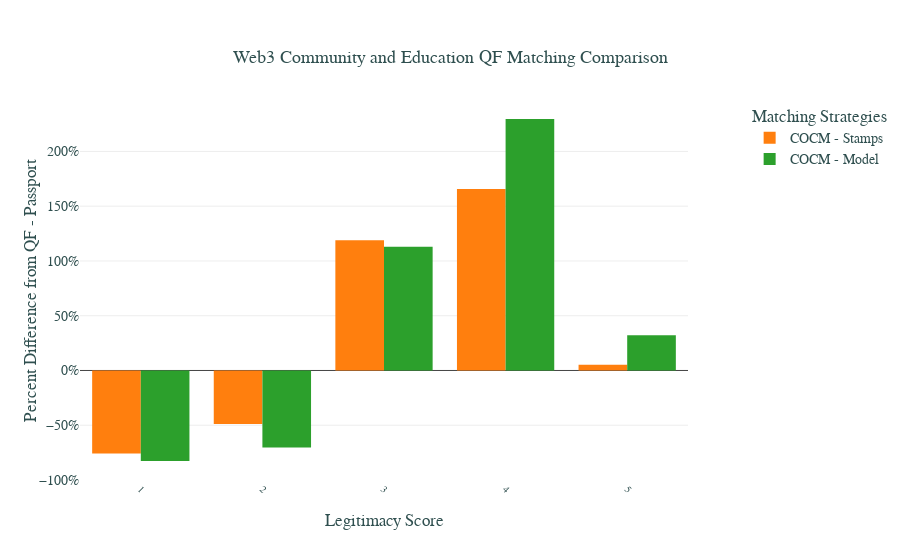

Notebook cell for this chart:
### Code cell
# Define your groups as lists of strategies
strategies_to_compare = ['Qf_filtered_votes_round', 'COCM_filtered_votes_round', 'COCM_eth_model_votes']

# Use the function to filter data and plot graph for each group
result_df, percent_difference_fig = generate_percent_difference_bargraph(matching_df_joined, strategies_to_compare)
percent_difference_fig.show()
result_df.head(10)

### Figure 1 — Plotly figure (JSON) as saved in the notebook; plotly's stock layout.template omitted (floating-point values rounded to 4 significant figures)
{"data": [{"hovertext": [1, 2, 3, 4, 5], "marker": {"color": "#ff7f0e"}, "name": "COCM - Stamps", "type": "bar", "x": [1, 2, 3, 4, 5], "y": [-75.8, -48.89, 118.8, 165.7, 5.23]}, {"hovertext": [1, 2, 3, 4, 5], "marker": {"color": "#2ca02c"}, "name": "COCM - Model", "type": "bar", "x": [1, 2, 3, 4, 5], "y": [-82.66, -70.25, 112.9, 229.6, 32.26]}], "layout": {"font": {"color": "DarkSlateGrey", "family": "Arial, sans-serif", "size": 14}, "legend": {"bgcolor": "rgba(255, 255, 255, 0.5)", "title": {"text": "Matching Strategies"}, "x": 1.33, "xanchor": "right", "y": 1, "yanchor": "top"}, "title": {"font": {"color": "DarkSlateGrey", "size": 18}, "text": "Web3 Community and Education QF Matching Comparison", "xanchor": "center", "yanchor": "top"}, "xaxis": {"automargin": true, "tickangle": 45, "tickfont": {"size": 10}, "title": {"standoff": 20, "text": "Legitimacy Score"}}, "yaxis": {"ticksuffix": "%", "title": {"text": "Percent Difference from QF - Passport"}}}}
